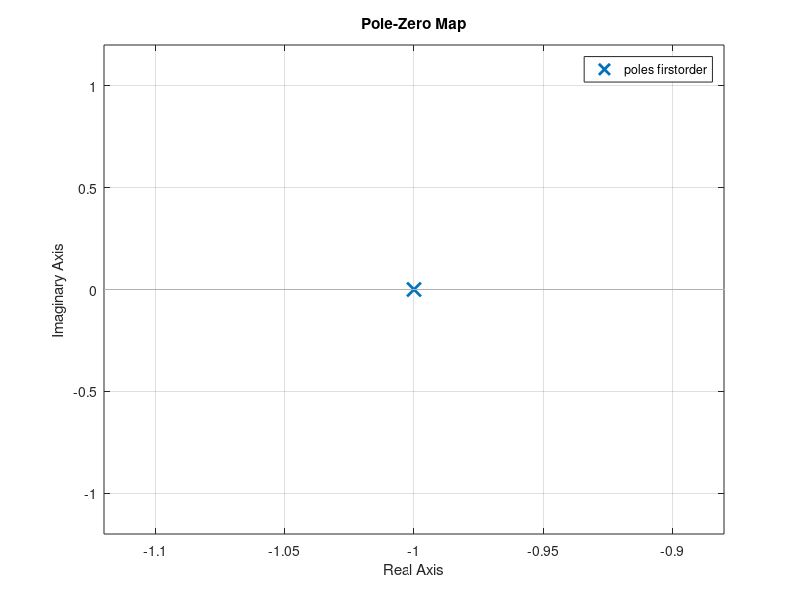
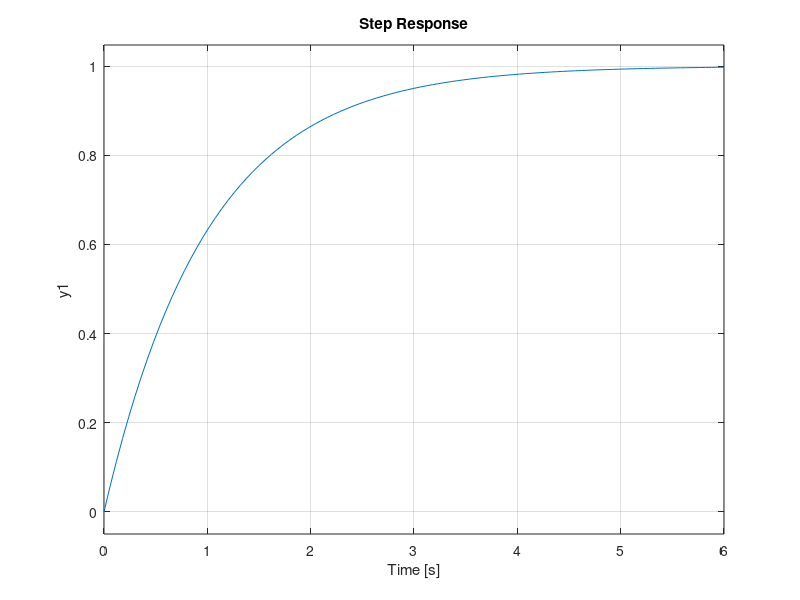
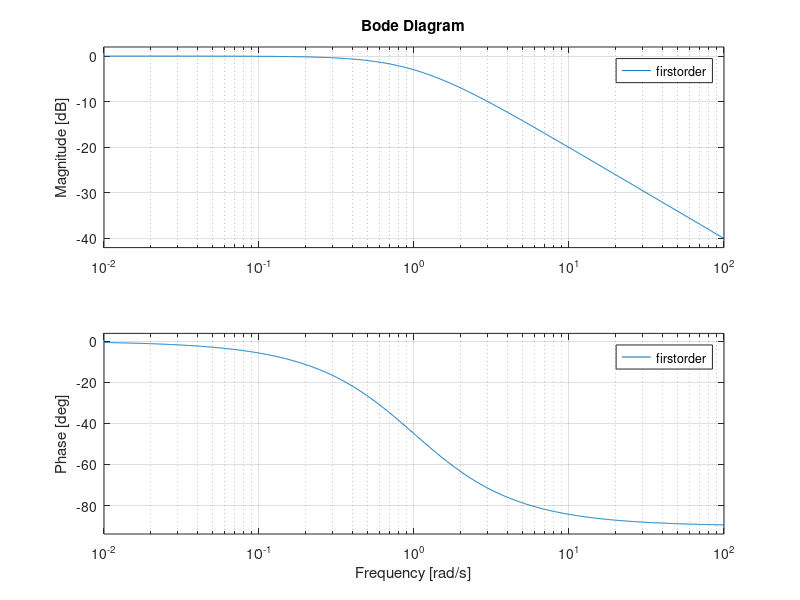
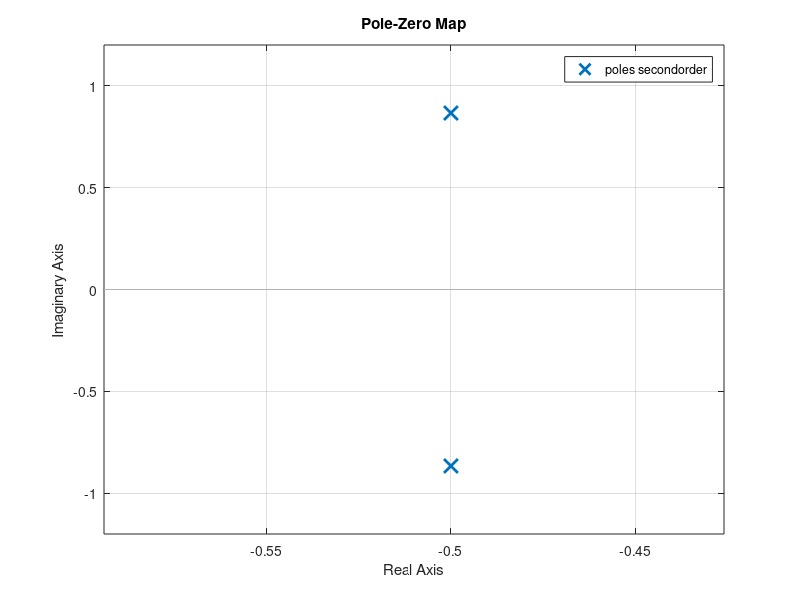

Here is the MATLAB script that generated these plots, in order: (Note: this script raises an error after producing the figures.)
%% Helper to define transfer functions more quickly
s = tf([1 0],1)

%% First-Order system
omega_0 = 1

firstorder = 1/((s/omega_0) + 1)

figure;
pzmap(firstorder);

figure;
step(firstorder);

figure;
bode(firstorder);

%% Second-Order system
omega_0 = 1;
zeta = 0.5;

secondorder = 1/((s/omega_0)^2 + 2*zeta*(s/omega_0)+1)

figure;
pzmap(secondorder);

figure;
step(secondorder);

figure;
bode(secondorder);

%% Integrator
integrator = 1/s

figure;
bode(integrator);

%% Differentiator
differentiator = 1/integrator

figure;
bode(differentiator);

%% Closed-Loop (Unit Gain) Stability

figure;
hold on;
nyquist(firstorder);
nyquist(secondorder);
legend('firstorder','secondorder');
hold off;


unstablesys = (0.04*s^2+0.12*s)/(s^3+0.1*s^2+0.8*s-0.4)

format long;  %to show more decimals for poles
pole(unstablesys)
format short;  %back to regular formatting

figure;
pzmap(unstablesys);
legend('unstablesys');

figure;
step(unstablesys);
legend('unstablesys');

% Note: open-loop system is unstable (1 unstable pole), regular Bode margins approach cannot be used
figure;
bode(unstablesys);
legend('unstablesys');

% Note: 0 encirclements of -1, therefore closed-loop system will have the same number of unstable poles as the open-loop one (we know it has 1)
figure;
nyquist(unstablesys);
legend('unstablesys');


f16 = (3.553e-15*s^4-0.1642*s^3-0.1243*s^2-0.00161*s+9.121e-17)/(s^5+1.825*s^4+2.941*s^3+0.03508*s^2+0.01522*s-1.245e-15)

format long;  %to show more decimals for poles
pole(f16)
format short;  %back to regular formatting

figure;
pzmap(f16);
legend('f16');

% Note: open-loop system is unstable (1 unstable pole), regular Bode margins approach cannot be used
figure;
bode(f16);
legend('f16');

% Note: 2 clockwise encirclements of -1, therefore closed-loop system will have 2 more unstable poles than the open-loop one (we know it has 1)
figure;
nyquist(f16);
legend('f16');

%% Minimum Phase / Non-Minimum Phase systems
G_minphase = (s+2)/(s^2+3*s+1);
G_inputdelay = tf(1,1,'InputDelay',1) * G_minphase;
G_nonminphase = (s-2)/(s^2+3*s+1);

opts = bodeoptions('cstprefs');
opts.PhaseWrapping = 'on';

hold on;
bode(G_minphase,opts);
bode(G_inputdelay,opts);
bode(G_nonminphase,opts);
legend('G\_minphase','G\_inputdelay','G\_nonminphase');
hold off;

%% Control
I_yy = 0.1;

pitch = 1/(I_yy*s^2)

K_p = 1;
K_d = 1;
K_i = 0.1;

controller_P = K_p
controller_PD = K_p + K_d*s
controller_PI = K_p + K_i/s
controller_PID = K_p + K_d*s + K_i/s

pitch_P = feedback(controller_P * pitch, 1)
pitch_PD = feedback(controller_PD * pitch, 1)
pitch_PI = feedback(controller_PI * pitch, 1)
pitch_PID = feedback(controller_PID * pitch, 1)

hold on;
step(pitch,30);
step(pitch_P,30);
step(pitch_PD,30);
step(pitch_PI,30);
step(pitch_PID,30);
set(gca,'ylim',[-10 10]);
legend('open','P','PD','PI','PID');
hold off;